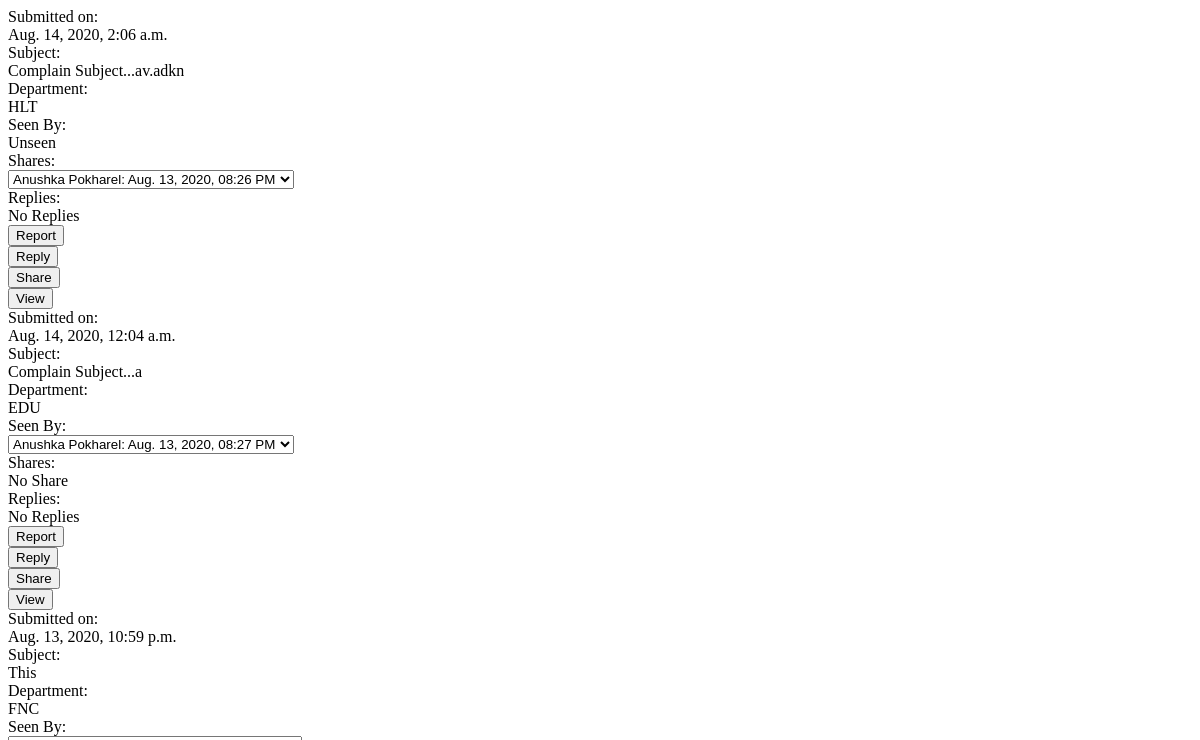
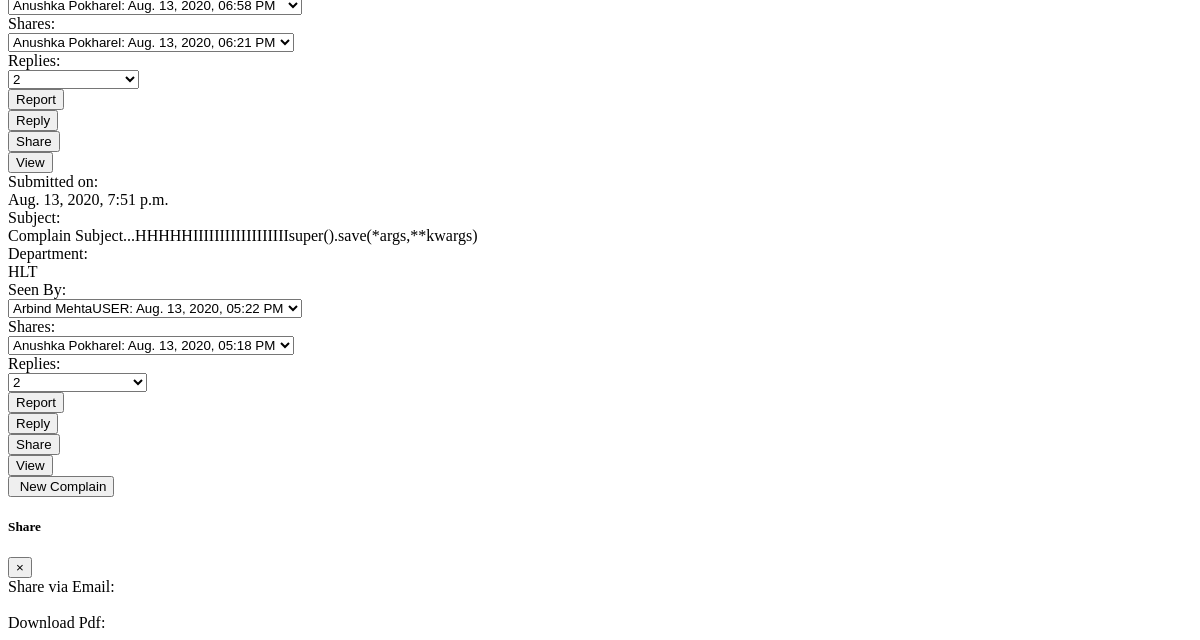
The page /mycomplain/ (signed in) on the database as committed earlier (2 pictures, top to bottom).
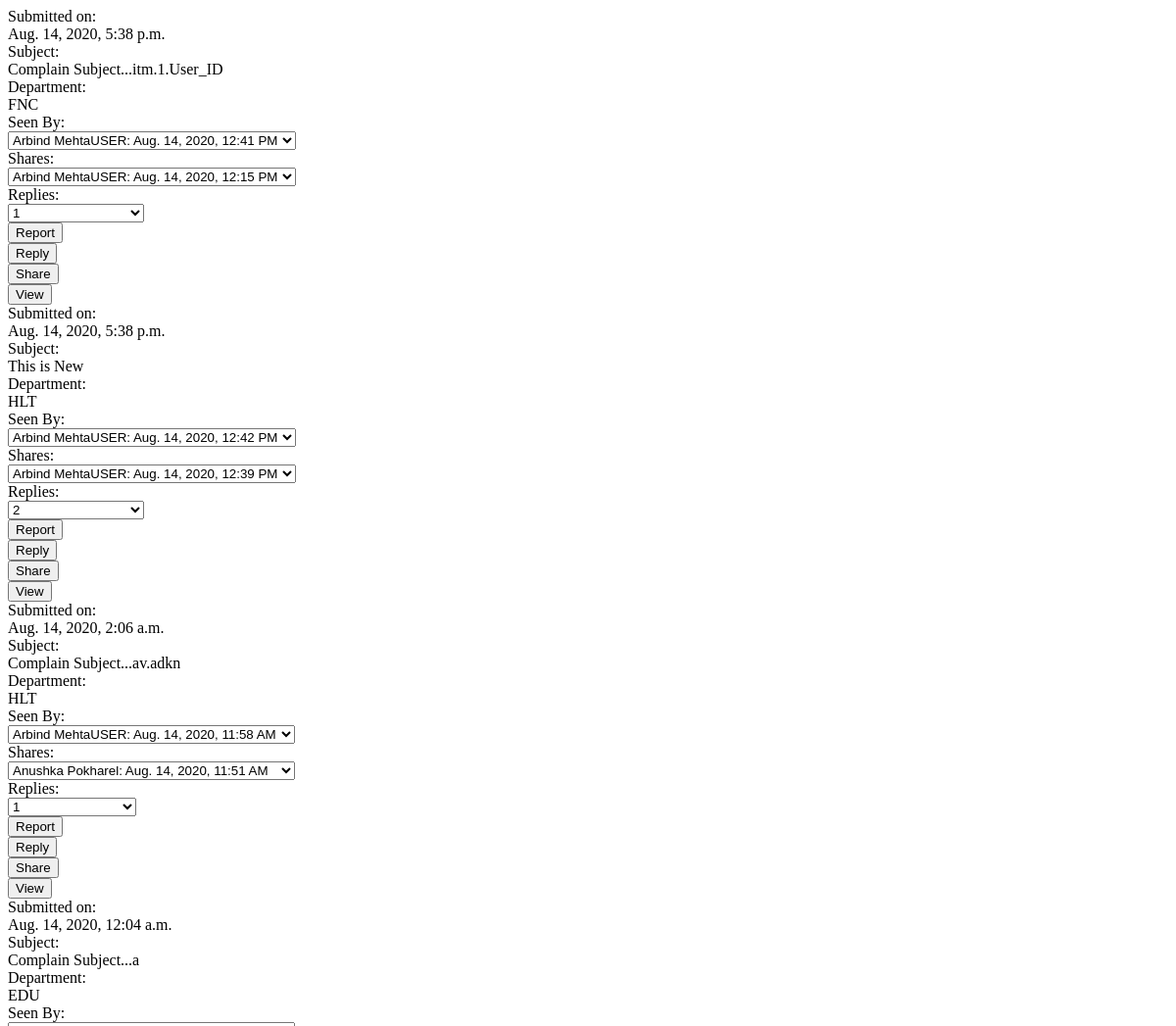
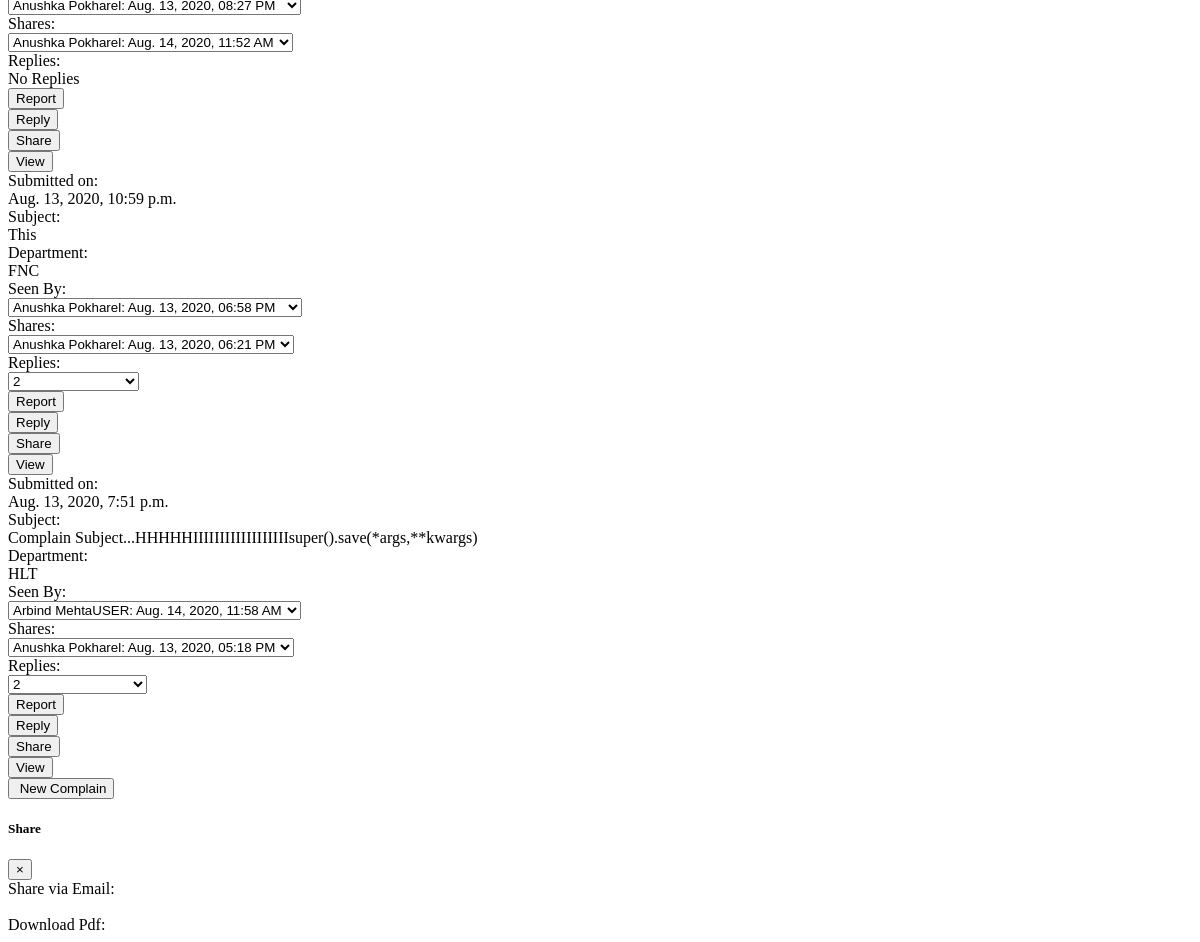
The same page on the database as committed later (2 pictures, top to bottom).
### mainsite/models.py (models this page shows, shortened)
class Complain(models.Model):
    User_ID = models.ForeignKey(User, on_delete=models.CASCADE)
    DateTime=models.DateTimeField(default=datetime.datetime.now())
    Department=models.CharField(max_length=500)
    Subject=models.TextField()
    Body=models.TextField()
    Attachments=models.FileField(upload_to="User_Data")
    Priority=models.CharField(max_length=50)
    Seen_By=models.TextField(default='{}')
    Shares=models.TextField(default='{}')
    Reports=models.TextField(default='{}')
    Replies=models.TextField(default='{}')
    Status=models.CharField(max_length=100,default="Unseen")
    Remarks = models.CharField(max_length=100, default="")

### mainsite/views.py (the view)
# urls.py: path('mycomplain/', views.myComplain, name='mycomplain'),
@login_required(login_url='login')
def myComplain(request):
    coms=Complain.objects.filter(User_ID=request.user).order_by('-DateTime')
    data=[]
    for com in coms:
        reps=Replies.objects.filter(Complain_ID=com).order_by('-DateTime')
        if len(reps)==0:
            data.append([com,[]])
        else:
            data.append([com, reps])
    contex={'datas':data}
    return render(request,'mainsite/mycomplain.html',contex)

### mainsite/templatetags/mytags.py (called while the page is built)
@register.filter
@stringfilter
def evalutae(value):
    return eval(value)

@register.filter
def get_dict_value(dictionary):
    return dictionary.values()

@register.filter
def get_lenght(obj):
    return str(len(obj))

### templates/mainsite/mycomplain.html (shortened to what the changed rows need)
{% load mytags %}
<div class="compln">
    <div class="row">
        <div class="col-sm-12 col-md-6 coms">
            {%for data in datas%}
            <div class="card complns">
                <div class="card-body">
                    <div class="row">
                        <div class="col">
                            Submitted on:
                        </div>
                        <div class="col com_lbl">
                            {{data.0.DateTime}}
                        </div>
                    </div>
                    <div class="row">
                        <div class="col">
                            Subject:
                        </div>
                        <div class="col com_lbl">
                            {{data.0.Subject}}
                        </div>
                    </div>
                    <div class="row">
                        <div class="col">
                            Department:
                        </div>
                        <div class="col com_lbl">
                            {{data.0.Department}}
                        </div>
                    </div>
                    <div class="row">
                        <div class="col">
                            Seen By:
                        </div>
                        <div class="col com_lbl">
                            {% if data.0.Seen_By|evalutae|get_lenght == '0' %}
                               Unseen
                            {% else %}
                                <select class="sel_dep">
                                    {%for itm in data.0.Seen_By|evalutae|get_dict_value %}
                                      <option>{{itm}}</option>
                                    {% endfor %}
                                </select>
                            {% endif %}
                        </div>
                    </div>
                    <div class="row">
                        <div class="col">
                            Shares:
                        </div>
                        <div class="col com_lbl">
                            {% if data.0.Shares|evalutae|get_lenght == '0' %}
                               No Share
                            {% else %}
                                <select class="sel_dep">
                                    {%for itm in data.0.Shares|evalutae|get_dict_value %}
                                      <option>{{itm}}</option>
                                    {% endfor %}
                                </select>
                            {% endif %}
                        </div>
                    </div>
                    <div class="row">
                        <div class="col">
                            Replies:
                        </div>
                        <div class="col com_lbl">
                            {% if data.1|get_lenght == '0' %}
                               No Replies
                            {% else %}
                                <select class="sel_dep" id="replies_sel_{{data.0.id}}" onchange="Onclick_Replies_Option('{{data.0.id}}')">
                                    <option value="">{{data.1|get_lenght}}</option>
                                </select>
                            {% endif %}
                        </div>
                    </div>
                </div>
                <div class="card-footer text-center">
                    <div class="row justify-content-center">
                        <div class="col ">
                            <button class="g-button">Report</button>
                        </div>
                        <div class="col ">
                            <button class="g-button" onclick="Reply_to_Comment('{{data.0.id}}')">Reply</button>
                        </div>
                        <div class="col ">
                            <button class="g-button" onclick="Share_mdl('{{data.0.id}}')"
                            data-toggle="modal" data-target="#exampleModalCenter" type="button">Share</button>
                        </div>
                        <div class="col ">
                            <button class="g-button" disable id="my_com_view_btn{{data.0.id}}" onclick="viewcomplain('{{data.0.id}}')">View</button>
                        </div>
                    </div>
                </div>
            </div>
            {% endfor %}
        </div>
    </div>
</div>

Rows that differ between the two databases and show on the page:
added Complain: DateTime "Aug. 14, 2020, 5:38 p.m.", Subject "Complain Subject...itm.1.User_ID", Department "FNC", Seen_By "Arbind MehtaUSER: Aug. 14, 2020, 12:41 PM", Shares "Arbind MehtaUSER: Aug. 14, 2020, 12:15 PM", id "1"
added Complain: DateTime "Aug. 14, 2020, 5:38 p.m.", Subject "This is New", Department "HLT", Seen_By "Arbind MehtaUSER: Aug. 14, 2020, 12:42 PM", Shares "Arbind MehtaUSER: Aug. 14, 2020, 12:39 PM", id "2"
changed Complain "Complain Subject...av.adkn": Seen_By (not shown) → "Arbind MehtaUSER: Aug. 14, 2020, 11:58 AM"; Shares "Anushka Pokharel: Aug. 13, 2020, 08:26 PM" → "Anushka Pokharel: Aug. 14, 2020, 11:51 AM"; id (not shown) → "1"; no longer shows "Unseen"; no longer shows "No Replies"
changed Complain "Complain Subject...a": Shares (not shown) → "Anushka Pokharel: Aug. 14, 2020, 11:52 AM"; no longer shows "No Share"
changed Complain "Aug. 13, 2020, 7:51 p.m.": Seen_By "Arbind MehtaUSER: Aug. 13, 2020, 05:22 PM" → "Arbind MehtaUSER: Aug. 14, 2020, 11:58 AM"
